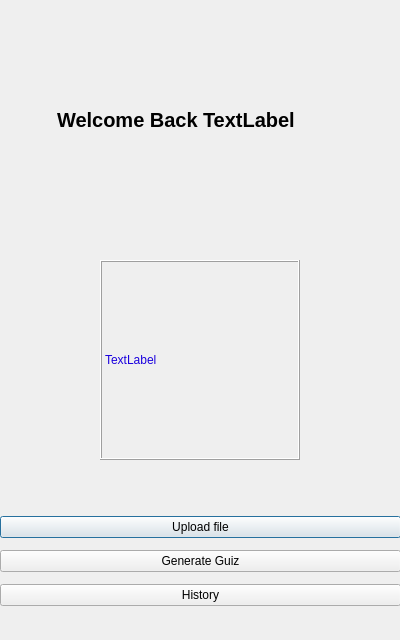
<?xml version="1.0" encoding="UTF-8"?>
<ui version="4.0">
 <class>HomePage</class>
 <widget class="QDialog" name="HomePage">
  <property name="geometry">
   <rect>
    <x>0</x>
    <y>0</y>
    <width>400</width>
    <height>640</height>
   </rect>
  </property>
  <property name="minimumSize">
   <size>
    <width>400</width>
    <height>640</height>
   </size>
  </property>
  <property name="maximumSize">
   <size>
    <width>400</width>
    <height>640</height>
   </size>
  </property>
  <property name="windowTitle">
   <string>Dialog</string>
  </property>
  <widget class="QWidget" name="horizontalLayoutWidget">
   <property name="geometry">
    <rect>
     <x>0</x>
     <y>80</y>
     <width>401</width>
     <height>81</height>
    </rect>
   </property>
   <layout class="QHBoxLayout" name="horizontalLayout">
    <property name="spacing">
     <number>4</number>
    </property>
    <item alignment="Qt::AlignmentFlag::AlignRight|Qt::AlignmentFlag::AlignVCenter">
     <widget class="QLabel" name="label">
      <property name="font">
       <font>
        <pointsize>15</pointsize>
        <bold>true</bold>
       </font>
      </property>
      <property name="text">
       <string>Welcome Back</string>
      </property>
     </widget>
    </item>
    <item alignment="Qt::AlignmentFlag::AlignLeft|Qt::AlignmentFlag::AlignVCenter">
     <widget class="QLabel" name="UsernameTitle">
      <property name="font">
       <font>
        <pointsize>15</pointsize>
        <bold>true</bold>
        <underline>false</underline>
       </font>
      </property>
      <property name="text">
       <string>TextLabel</string>
      </property>
     </widget>
    </item>
   </layout>
  </widget>
  <widget class="QWidget" name="horizontalLayoutWidget_2">
   <property name="geometry">
    <rect>
     <x>0</x>
     <y>240</y>
     <width>401</width>
     <height>241</height>
    </rect>
   </property>
   <layout class="QHBoxLayout" name="horizontalLayout_2">
    <item>
     <widget class="QLabel" name="UploadImage">
      <property name="minimumSize">
       <size>
        <width>200</width>
        <height>200</height>
       </size>
      </property>
      <property name="maximumSize">
       <size>
        <width>200</width>
        <height>200</height>
       </size>
      </property>
      <property name="frameShape">
       <enum>QFrame::Shape::Box</enum>
      </property>
      <property name="frameShadow">
       <enum>QFrame::Shadow::Raised</enum>
      </property>
      <property name="lineWidth">
       <number>1</number>
      </property>
      <property name="text">
       <string>&lt;html&gt;&lt;head/&gt;&lt;body&gt;&lt;p&gt;&lt;span style=&quot; color:#1a00de;&quot;&gt;TextLabel&lt;/span&gt;&lt;/p&gt;&lt;/body&gt;&lt;/html&gt;</string>
      </property>
     </widget>
    </item>
   </layout>
  </widget>
  <widget class="QWidget" name="verticalLayoutWidget">
   <property name="geometry">
    <rect>
     <x>0</x>
     <y>510</y>
     <width>401</width>
     <height>103</height>
    </rect>
   </property>
   <layout class="QVBoxLayout" name="verticalLayout">
    <item>
     <widget class="QPushButton" name="UploadFileButton">
      <property name="text">
       <string>Upload file</string>
      </property>
     </widget>
    </item>
    <item>
     <widget class="QPushButton" name="pushButton">
      <property name="text">
       <string>Generate Guiz</string>
      </property>
     </widget>
    </item>
    <item>
     <widget class="QPushButton" name="pushButton_2">
      <property name="text">
       <string>History</string>
      </property>
     </widget>
    </item>
   </layout>
  </widget>
 </widget>
 <resources/>
 <connections/>
</ui>
